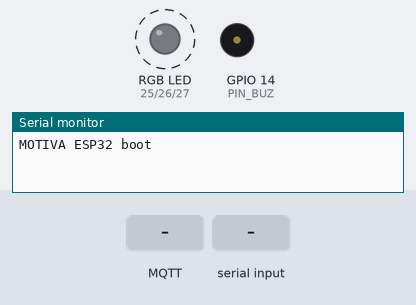
Simulated run of this sketch. Board: ESP32. Parts: an RGB LED mixed from three pins (HIGH = lit), buzzer (waves = sounding, pin HIGH), the last lines printed to the serial monitor. Dashed ring = blinking. Inputs (shaded band) come from the test bench. WiFi joins after 1.5 s; servers stay silent unless stated; no MQTT or app messages arrive unless stated.

Above: at 1.28 s.
1.3 s: MQTT message "SUSPEITA" arrives on the first subscribed topic
At 3.4 s:
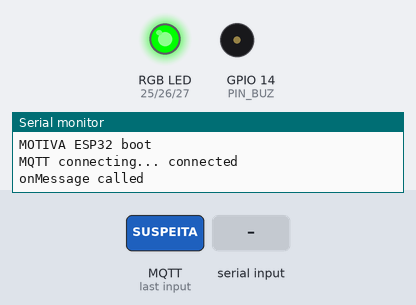
4.3 s: "x" received over Serial
Timing chart, 0 to 7.3 s (numbered marks = the images above; inputs shaded):
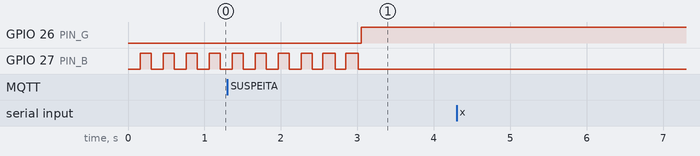

Measured:
- by itself, GPIO 27 (PIN_B): alternates HIGH for 0.14 s and LOW for 0.16 s, 12 changes in all, then stays LOW

The sketch:

sketch.ino
```cpp
#include <WiFi.h>
#include <PubSubClient.h>
#include <ArduinoJson.h>

// ---- Config ----
const char* WIFI_SSID = "Wokwi-GUEST";
const char* WIFI_PASS = "";
const char* BROKER = "broker.hivemq.com";
const int   PORT = 1883;
const char* TOPIC_CMD    = "motiva/562881/comandos";
const char* TOPIC_STATUS = "motiva/562881/status";

const int PIN_R = 25, PIN_G = 26, PIN_B = 27, PIN_BUZ = 14;
const unsigned long HEARTBEAT_MS = 5000;   // heartbeat period
const unsigned long RECONNECT_MS = 3000;   // retry period
const unsigned long FAIL_GRACE_MS = 3000;  // offline this long -> FALHA

// ---- State ----
enum State { NORMAL, SUSPEITA, CONFIRMADO, FALHA };
const char* STATE_NAMES[] = {"NORMAL", "SUSPEITA", "CONFIRMADO", "FALHA"};
volatile State state = NORMAL;   // logical state (what the operator decided)
volatile bool commFail = true;   // overlay: FALHA shown while communication is lost
String currentEvent = "";

// Ring buffers for duplicate protection
const int N = 20;
String seenCmds[N];      int seenIdx = 0;
String closedEvents[N];  int closedIdx = 0;

WiFiClient espClient;
PubSubClient mqtt(espClient);
unsigned long lostSince = 0, lastTry = 0, lastHb = 0;
bool simOutage = false;  // test hook: type 'x' in the serial monitor

bool inList(String* list, const String& id) {
  for (int i = 0; i < N; i++) if (list[i] == id) return true;
  return false;
}
void addToList(String* list, int& idx, const String& id) {
  list[idx] = id;
  idx = (idx + 1) % N;
}

// ---- Outputs (own task, so blocking network calls never freeze the LED) ----
void setRGB(bool r, bool g, bool b) {
  digitalWrite(PIN_R, r); digitalWrite(PIN_G, g); digitalWrite(PIN_B, b);
}

void outputsTask(void*) {
  bool buzzing = false;
  for (;;) {
    unsigned long t = millis();
    State s = commFail ? FALHA : state;
    bool wantBuzz = false;
    switch (s) {
      case NORMAL:     setRGB(0, 1, 0); break;
      case SUSPEITA:   { bool on = (t / 500) % 2; setRGB(on, on, 0); break; }
      case CONFIRMADO: setRGB(1, 0, 0); wantBuzz = (t / 400) % 2; break;
      case FALHA:      { bool on = (t / 150) % 2; setRGB(0, 0, on); break; }
    }
    if (wantBuzz && !buzzing) tone(PIN_BUZ, 2000);
    if (!wantBuzz && buzzing) noTone(PIN_BUZ);
    buzzing = wantBuzz;
    vTaskDelay(20 / portTICK_PERIOD_MS);
  }
}

// ---- MQTT ----
void sendAck(const char* cid, const char* eid, bool applied, const char* why) {
  JsonDocument d;
  d["tipo"] = "ack";
  d["command_id"] = cid;
  d["event_id"] = eid;
  d["estado"] = STATE_NAMES[state];
  d["aplicado"] = applied;
  d["motivo"] = why;
  char buf[256];
  serializeJson(d, buf);
  mqtt.publish(TOPIC_STATUS, buf);
}

void onMessage(char* topic, byte* payload, unsigned int len) {
  Serial.println("onMessage called");
  JsonDocument doc;
  if (deserializeJson(doc, payload, len)) return;  // ignore malformed JSON
  String cid = doc["command_id"] | "";
  String eid = doc["event_id"] | "";
  String cmd = doc["comando"] | "";
  if (cid == "" || eid == "" || cmd == "") return;

  // Duplicate command: do NOT act again, but re-ack so the central can settle
  if (inList(seenCmds, cid)) {
    sendAck(cid.c_str(), eid.c_str(), false, "duplicado");
    return;
  }
  addToList(seenCmds, seenIdx, cid);

  bool closed = inList(closedEvents, eid);
  bool applied = false;
  const char* why = "";

  if (cmd == "SUSPEITA") {
    if (closed) why = "evento encerrado";
    else if (state == CONFIRMADO) why = "ocupado (ja confirmado)";  // never downgrade
    else { state = SUSPEITA; currentEvent = eid; applied = true; }
  } else if (cmd == "CONFIRMAR") {
    if (closed) why = "evento encerrado";
    else if (state == CONFIRMADO && currentEvent == eid) why = "ja confirmado";
    else { state = CONFIRMADO; currentEvent = eid; applied = true; }
  } else if (cmd == "REJEITAR" || cmd == "ENCERRAR") {
    if (closed) why = "evento ja encerrado";
    else {
      addToList(closedEvents, closedIdx, eid);  // can never be reopened
      if (currentEvent == eid) { state = NORMAL; currentEvent = ""; }
      applied = true;
    }
  } else {
    why = "comando desconhecido";
  }

  Serial.printf("CMD %s %s -> %s (%s)\n", cmd.c_str(), eid.c_str(),
                applied ? "aplicado" : "ignorado", why);
  sendAck(cid.c_str(), eid.c_str(), applied, why);
}

void tryConnect() {
  const char* id = "motiva-esp32-562881";
  const char* will = "{\"tipo\":\"lwt\",\"estado\":\"FALHA\"}";
  Serial.print("MQTT connecting... ");
  if (mqtt.connect(id, NULL, NULL, TOPIC_STATUS, 1, false, will, false)) {
    mqtt.subscribe(TOPIC_CMD, 1);
    lostSince = 0;
    commFail = false;
    lastHb = millis() - HEARTBEAT_MS;  // heartbeat immediately
    Serial.println("connected");
  } else {
    Serial.printf("failed rc=%d\n", mqtt.state());
  }
}

void handleSerial() {
  while (Serial.available()) {
    char c = Serial.read();
    if (c == 'x') {
      simOutage = !simOutage;
      if (simOutage) espClient.stop();  // abrupt drop: the broker publishes our last will
      Serial.println(simOutage ? "SIM: broker outage ON" : "SIM: broker outage OFF");
    }
  }
}

void setup() {
  Serial.begin(115200);
  Serial.println("MOTIVA ESP32 boot");
  pinMode(PIN_R, OUTPUT); pinMode(PIN_G, OUTPUT);
  pinMode(PIN_B, OUTPUT); pinMode(PIN_BUZ, OUTPUT);
  xTaskCreatePinnedToCore(outputsTask, "outputs", 4096, NULL, 1, NULL, 0);

  WiFi.begin(WIFI_SSID, WIFI_PASS, 6);
  mqtt.setServer(BROKER, PORT);
  mqtt.setCallback(onMessage);
  mqtt.setKeepAlive(15);        // detect a dead broker within seconds
  mqtt.setSocketTimeout(2);
  mqtt.setBufferSize(512);
  lostSince = millis();        // start in FALHA until the first connection
}

void loop() {
  handleSerial();

  if (mqtt.connected()) {
    mqtt.loop();
  } else {
    if (lostSince == 0) lostSince = millis();
    if (!simOutage && WiFi.status() == WL_CONNECTED && millis() - lastTry >= RECONNECT_MS) {
      lastTry = millis();
      tryConnect();
    }
  }
  if (lostSince != 0 && millis() - lostSince > FAIL_GRACE_MS) commFail = true;

  if (mqtt.connected() && millis() - lastHb >= HEARTBEAT_MS) {
    lastHb = millis();
    JsonDocument d;
    d["tipo"] = "heartbeat";
    d["estado"] = STATE_NAMES[state];
    d["evento"] = currentEvent;
    d["rssi"] = WiFi.RSSI();
    char buf[200];
    serializeJson(d, buf);
    mqtt.publish(TOPIC_STATUS, buf);
  }
}
```
